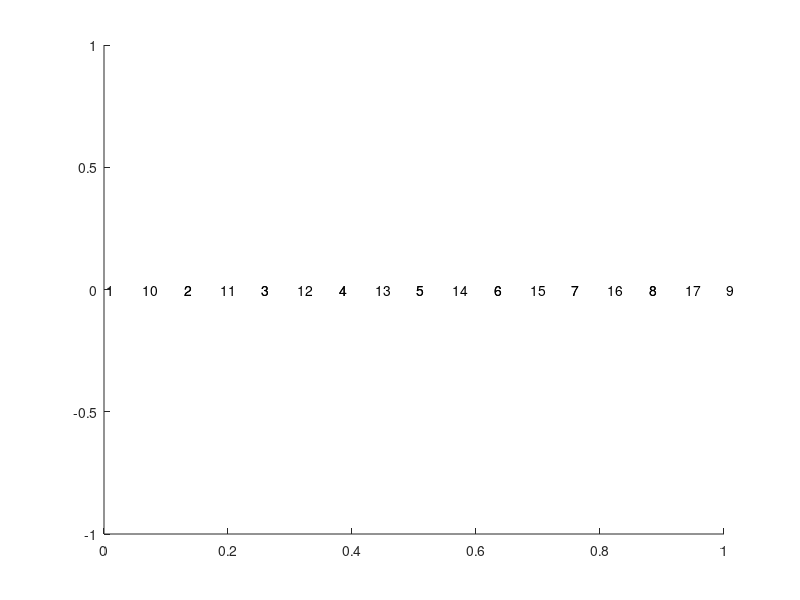

Reproduce this figure in MATLAB. (Note: this script raises an error after producing the figure.)
clc
clear all
close all
format long

%-------------------------------------------------------------------------%
%----------------- POSSION                           ---------------------%
%-------------- - u_xx + u(x) = x + (1+4*pi^2)*sin(2*pi*x)----------------%
%--------------  u'(0)        = 1 + 2*pi                  ----------------%
%--------------  u'(1) + u(1) = 2 + 2*pi                  ----------------%
%-------------------------------------------------------------------------%

% colordef black
% node: coordinates of vertices
% element: the order number of all vertices of each element in the mesh
global node element;
% Mien Omega = [a,b]
a = 0;
b = 1;
N = 8;
% node: the coordinate of nodes
%the number of nodes = N+1
h = (b-a)/N;
degree = 2;

if degree == 1
    order = 'L2';
elseif degree == 2
    order = 'L3';
end

node(N,1) = b;
for i = 1:N+1
    node(i,1) = a + (i-1)*h;
end
% the number of elements of the primal mesh = N
for i = 1:N
    element(i,1) = i;
    element(i,2) = i+1;
end
node2(:,1) = node(:,1);
numelem = size(element,1);  % number of elements

j = 1;
node2(1,1) = node(1,1);
for iel=1:numelem
    n = element(iel,:);
    i = numelem + iel + 1;
    element(iel,3) = i;
    node(i,:) = (node(n(1),:)+node(n(2),:))/2;
    node2(j+1,:) = node(i,:);
    node2(j+2,:) = node(n(2),:);
    j = j+2;
end

numnode = size(node,1);     % number of nodes

% plot the mesh
% plot_mesh(node,element,elemType, 'b-');
for iel=1:numelem
    n = element(iel,:);
    x = node(n,1);
    %--------------------
    % 1D
    y = zeros(size(x));
    %--------------------
    % 2D
    % y = node(n,2);
    %--------------------
    patch(x,y,'w');
    text(x(:),y(:),num2str(n(:)));
end

%--------------------------------------------------------------------------
nnelU = size(element,2);  % so dinh trong mot element = 3
sdof = numnode; % the number of unknows
F = zeros(sdof,1); % the left hand side of the stiffness matrix
K = zeros(sdof,sdof); % stiffness matrix

%**************************************************************************
%***                      P R O C E S S I N G                          ***
%**************************************************************************
% W: the weight of Gauss quadrature
% Q: the points of Gauss quadrature on [-1,1]
% [W,Q] = quadrature(the number of Gauss points, 'GAUSS', 1D);
[W,Q] = quadrature(3, 'GAUSS', 1);
% W: trong so cau phuong
% Q: diem cau phuong xet tren doan [-1,1]
disp('COMPUTING STIFFNESS MATRIX')
for e = 1:numelem              % consider on each element of the mesh
    sctrU = element(e,:);      % element scatter vector
    edofU(1:nnelU) = sctrU;
    A = zeros(nnelU,nnelU);
    
    % consider on [-1,1]
    for q = 1:size(W,1)     %quadrature loop
        pt = Q(q,:);        %quadrature point
        wt = W(q);          %quadrature weight
        [Nu,dNdxiu] = lagrange_basis(order,pt);  %element shape functions
        
        J0 = h/2;           %element Jacobian matrix
        dNdxu = dNdxiu/J0;
        % dNdxu: dao ham ham Lagrange tren doan [-1,1]
        
        %%%%%%%%%%%%%%%%%%%%%%%%%%%%%%%%%%%%%%%%%%%%%%%%%%%%%%%%%%%%%%%%%%%%%%%%%%
        %%%%%%%%% COMPUTE B MATRIX
        B = zeros(1,nnelU);
        B(1,1:nnelU) = dNdxu(:,1);
        
        % COMPUTE C MATRIX
        C = zeros(1,nnelU);
        C(1,1:nnelU)   = Nu(:,1)';
        %----------------------------------------------------
        % COMPUTE ELEMENT STIFFNESS AT QUADRATURE POINT
        A = A + (B'*B + C'*C)*W(q)*abs(det(J0));
        x = node(sctrU,:)'*Nu;
        f = source_term(x);
        F(sctrU,1) = F(sctrU,1) + f*Nu*W(q)*abs(det(J0));
    end   % of quadrature loop
    K(sctrU,sctrU) = K(sctrU,sctrU) + A;
end
% of element loop
%-----------------------------------------------------------------
% % APPLY ESSENTIAL BOUNDARY CONDITIONS
% disp(' APPLYING BOUNDARY CONDITIONS')
% % ENFORCE BOUNDRY CONDITION
% % bcdof: determine the order number of vertices on the boundary Omega
% % bcval: determine valuse of these boundary vertices bcdof
bcdof = [1 N+1];
bcval(1,1)= exact_sol(node(bcdof(1),:));
bcval(1,2)= exact_sol(node(bcdof(2),:));
%bcval = [0 0];
[K,F] = feaplyc2(K,F,bcdof,bcval);
% U = conjgrad(K,F,10e-6);
U = K\F;

% Edit node
x = zeros(sdof,1);
j = 1;
uh = zeros(sdof,1);
for i = 1:numelem
    x(j) = node(element(i,1));
    uh(j) = U(element(i,1));
    x(j+1) = node(element(i,3));
    uh(j+1) = U(element(i,3));
    x(j+2) = node(element(i,2));
    uh(j+2) = U(element(i,2));
    j = j+2;
end
% U exact
U_ex = zeros(sdof,1);
for i = 1:sdof
    U_ex(i) = exact_sol(x(i));
end

figure
plot(x, uh, '*r',x, U_ex ,'b');
% figure
% plot(node, U_ex ,'b');